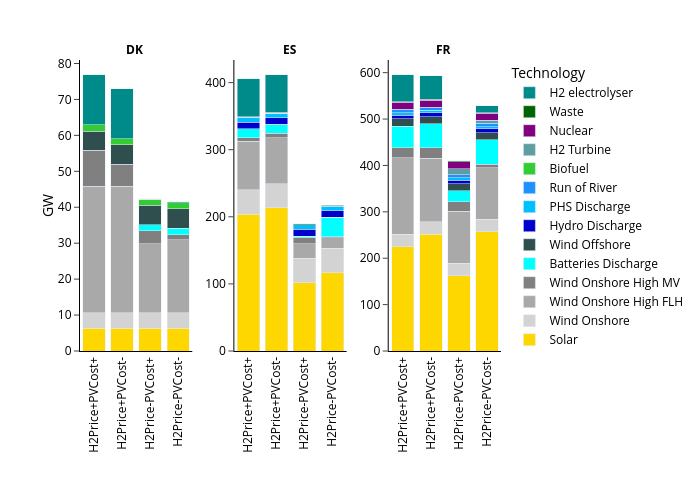

The cell this chart's notebook holds for it:
### Code cell
#bar-plot
fig = px.bar(df, x='scen', y='GW',facet_col="node",color="Technology",color_discrete_map=color_dict,facet_col_spacing=0.1)
fig.update_layout(barmode='stack',plot_bgcolor='rgba(0,0,0,0)',legend=dict(
            #y=0.5,
             traceorder="reversed",font_size=12
            ),width=700,
                height=490,font_size=12,font_color="black")
fig.update_yaxes(linecolor="black",title_standoff = 0.5,ticks='outside')
fig.update_xaxes(linecolor="black",title="")
fig.update_xaxes(tickangle=270)
fig.update_yaxes(showticklabels=True, matches=None)
for annotation in fig.layout.annotations:
    annotation.text = annotation.text.replace("node=", "")
for annotation in fig.layout.annotations:
    clean_text = annotation.text.replace("elec", "")
    annotation.text = f"<b>{clean_text}</b>"
fig.show()

### Figure 1 — Plotly figure (JSON) as saved in the notebook; plotly's stock layout.template omitted (floating-point values rounded to 4 significant figures)
{"data": [{"hovertemplate": "Technology=Solar<br>node=DK elec<br>scen=%{x}<br>GW=%{y}<extra></extra>", "legendgroup": "Solar", "marker": {"color": "gold", "pattern": {"shape": ""}}, "name": "Solar", "orientation": "v", "showlegend": true, "textposition": "auto", "type": "bar", "x": ["H2Price+PVCost+", "H2Price+PVCost-", "H2Price-PVCost+", "H2Price-PVCost-"], "xaxis": "x", "y": [6.362, 6.362, 6.362, 6.362], "yaxis": "y"}, {"hovertemplate": "Technology=Solar<br>node=ES elec<br>scen=%{x}<br>GW=%{y}<extra></extra>", "legendgroup": "Solar", "marker": {"color": "gold", "pattern": {"shape": ""}}, "name": "Solar", "orientation": "v", "showlegend": false, "textposition": "auto", "type": "bar", "x": ["H2Price+PVCost+", "H2Price+PVCost-", "H2Price-PVCost+", "H2Price-PVCost-"], "xaxis": "x2", "y": [204.1, 213.3, 102.0, 116.8], "yaxis": "y2"}, {"hovertemplate": "Technology=Solar<br>node=FR elec<br>scen=%{x}<br>GW=%{y}<extra></extra>", "legendgroup": "Solar", "marker": {"color": "gold", "pattern": {"shape": ""}}, "name": "Solar", "orientation": "v", "showlegend": false, "textposition": "auto", "type": "bar", "x": ["H2Price+PVCost+", "H2Price+PVCost-", "H2Price-PVCost+", "H2Price-PVCost-"], "xaxis": "x3", "y": [224.5, 251.2, 161.7, 257.6], "yaxis": "y3"}, {"hovertemplate": "Technology=Wind Onshore<br>node=DK elec<br>scen=%{x}<br>GW=%{y}<extra></extra>", "legendgroup": "Wind Onshore", "marker": {"color": "lightgrey", "pattern": {"shape": ""}}, "name": "Wind Onshore", "orientation": "v", "showlegend": true, "textposition": "auto", "type": "bar", "x": ["H2Price+PVCost+", "H2Price+PVCost-", "H2Price-PVCost+", "H2Price-PVCost-"], "xaxis": "x", "y": [4.237, 4.237, 4.237, 4.237], "yaxis": "y"}, {"hovertemplate": "Technology=Wind Onshore<br>node=ES elec<br>scen=%{x}<br>GW=%{y}<extra></extra>", "legendgroup": "Wind Onshore", "marker": {"color": "lightgrey", "pattern": {"shape": ""}}, "name": "Wind Onshore", "orientation": "v", "showlegend": false, "textposition": "auto", "type": "bar", "x": ["H2Price+PVCost+", "H2Price+PVCost-", "H2Price-PVCost+", "H2Price-PVCost-"], "xaxis": "x2", "y": [36.26, 36.26, 36.26, 36.26], "yaxis": "y2"}, {"hovertemplate": "Technology=Wind Onshore<br>node=FR elec<br>scen=%{x}<br>GW=%{y}<extra></extra>", "legendgroup": "Wind Onshore", "marker": {"color": "lightgrey", "pattern": {"shape": ""}}, "name": "Wind Onshore", "orientation": "v", "showlegend": false, "textposition": "auto", "type": "bar", "x": ["H2Price+PVCost+", "H2Price+PVCost-", "H2Price-PVCost+", "H2Price-PVCost-"], "xaxis": "x3", "y": [26.95, 26.95, 26.95, 26.95], "yaxis": "y3"}, {"hovertemplate": "Technology=Wind Onshore High FLH<br>node=DK elec<br>scen=%{x}<br>GW=%{y}<extra></extra>", "legendgroup": "Wind Onshore High FLH", "marker": {"color": "darkgrey", "pattern": {"shape": ""}}, "name": "Wind Onshore High FLH", "orientation": "v", "showlegend": true, "textposition": "auto", "type": "bar", "x": ["H2Price+PVCost+", "H2Price+PVCost-", "H2Price-PVCost+", "H2Price-PVCost-"], "xaxis": "x", "y": [35.3, 35.3, 19.27, 20.32], "yaxis": "y"}, {"hovertemplate": "Technology=Wind Onshore High FLH<br>node=ES elec<br>scen=%{x}<br>GW=%{y}<extra></extra>", "legendgroup": "Wind Onshore High FLH", "marker": {"color": "darkgrey", "pattern": {"shape": ""}}, "name": "Wind Onshore High FLH", "orientation": "v", "showlegend": false, "textposition": "auto", "type": "bar", "x": ["H2Price+PVCost+", "H2Price+PVCost-", "H2Price-PVCost+", "H2Price-PVCost-"], "xaxis": "x2", "y": [71.89, 68.39, 21.43, 16.01], "yaxis": "y2"}, {"hovertemplate": "Technology=Wind Onshore High FLH<br>node=FR elec<br>scen=%{x}<br>GW=%{y}<extra></extra>", "legendgroup": "Wind Onshore High FLH", "marker": {"color": "darkgrey", "pattern": {"shape": ""}}, "name": "Wind Onshore High FLH", "orientation": "v", "showlegend": false, "textposition": "auto", "type": "bar", "x": ["H2Price+PVCost+", "H2Price+PVCost-", "H2Price-PVCost+", "H2Price-PVCost-"], "xaxis": "x3", "y": [164.7, 137.4, 112.4, 110.3], "yaxis": "y3"}, {"hovertemplate": "Technology=Wind Onshore High MV<br>node=DK elec<br>scen=%{x}<br>GW=%{y}<extra></extra>", "legendgroup": "Wind Onshore High MV", "marker": {"color": "grey", "pattern": {"shape": ""}}, "name": "Wind Onshore High MV", "orientation": "v", "showlegend": true, "textposition": "auto", "type": "bar", "x": ["H2Price+PVCost+", "H2Price+PVCost-", "H2Price-PVCost+", "H2Price-PVCost-"], "xaxis": "x", "y": [9.908, 6.11, 3.587, 1.455], "yaxis": "y"}, {"hovertemplate": "Technology=Wind Onshore High MV<br>node=ES elec<br>scen=%{x}<br>GW=%{y}<extra></extra>", "legendgroup": "Wind Onshore High MV", "marker": {"color": "grey", "pattern": {"shape": ""}}, "name": "Wind Onshore High MV", "orientation": "v", "showlegend": false, "textposition": "auto", "type": "bar", "x": ["H2Price+PVCost+", "H2Price+PVCost-", "H2Price-PVCost+", "H2Price-PVCost-"], "xaxis": "x2", "y": [5.668, 6.201, 8.948, 1.482], "yaxis": "y2"}, {"hovertemplate": "Technology=Wind Onshore High MV<br>node=FR elec<br>scen=%{x}<br>GW=%{y}<extra></extra>", "legendgroup": "Wind Onshore High MV", "marker": {"color": "grey", "pattern": {"shape": ""}}, "name": "Wind Onshore High MV", "orientation": "v", "showlegend": false, "textposition": "auto", "type": "bar", "x": ["H2Price+PVCost+", "H2Price+PVCost-", "H2Price-PVCost+", "H2Price-PVCost-"], "xaxis": "x3", "y": [21.96, 22.8, 20.75, 7.23], "yaxis": "y3"}, {"hovertemplate": "Technology=Batteries Discharge<br>node=DK elec<br>scen=%{x}<br>GW=%{y}<extra></extra>", "legendgroup": "Batteries Discharge", "marker": {"color": "cyan", "pattern": {"shape": ""}}, "name": "Batteries Discharge", "orientation": "v", "showlegend": true, "textposition": "auto", "type": "bar", "x": ["H2Price-PVCost+", "H2Price-PVCost-"], "xaxis": "x", "y": [1.699, 1.834], "yaxis": "y"}, {"hovertemplate": "Technology=Batteries Discharge<br>node=ES elec<br>scen=%{x}<br>GW=%{y}<extra></extra>", "legendgroup": "Batteries Discharge", "marker": {"color": "cyan", "pattern": {"shape": ""}}, "name": "Batteries Discharge", "orientation": "v", "showlegend": false, "textposition": "auto", "type": "bar", "x": ["H2Price+PVCost+", "H2Price+PVCost-", "H2Price-PVCost+", "H2Price-PVCost-"], "xaxis": "x2", "y": [13.06, 13.22, 2.5, 28.69], "yaxis": "y2"}, {"hovertemplate": "Technology=Batteries Discharge<br>node=FR elec<br>scen=%{x}<br>GW=%{y}<extra></extra>", "legendgroup": "Batteries Discharge", "marker": {"color": "cyan", "pattern": {"shape": ""}}, "name": "Batteries Discharge", "orientation": "v", "showlegend": false, "textposition": "auto", "type": "bar", "x": ["H2Price+PVCost+", "H2Price+PVCost-", "H2Price-PVCost+", "H2Price-PVCost-"], "xaxis": "x3", "y": [46.72, 51.34, 23.86, 52.95], "yaxis": "y3"}, {"hovertemplate": "Technology=Wind Offshore<br>node=DK elec<br>scen=%{x}<br>GW=%{y}<extra></extra>", "legendgroup": "Wind Offshore", "marker": {"color": "darkslategrey", "pattern": {"shape": ""}}, "name": "Wind Offshore", "orientation": "v", "showlegend": true, "textposition": "auto", "type": "bar", "x": ["H2Price+PVCost+", "H2Price+PVCost-", "H2Price-PVCost+", "H2Price-PVCost-"], "xaxis": "x", "y": [5.34, 5.34, 5.34, 5.34], "yaxis": "y"}, {"hovertemplate": "Technology=Wind Offshore<br>node=ES elec<br>scen=%{x}<br>GW=%{y}<extra></extra>", "legendgroup": "Wind Offshore", "marker": {"color": "darkslategrey", "pattern": {"shape": ""}}, "name": "Wind Offshore", "orientation": "v", "showlegend": false, "textposition": "auto", "type": "bar", "x": ["H2Price+PVCost+", "H2Price+PVCost-", "H2Price-PVCost+", "H2Price-PVCost-"], "xaxis": "x2", "y": [0.2, 0.2, 0.2, 0.2], "yaxis": "y2"}, {"hovertemplate": "Technology=Wind Offshore<br>node=FR elec<br>scen=%{x}<br>GW=%{y}<extra></extra>", "legendgroup": "Wind Offshore", "marker": {"color": "darkslategrey", "pattern": {"shape": ""}}, "name": "Wind Offshore", "orientation": "v", "showlegend": false, "textposition": "auto", "type": "bar", "x": ["H2Price+PVCost+", "H2Price+PVCost-", "H2Price-PVCost+", "H2Price-PVCost-"], "xaxis": "x3", "y": [15.64, 15.64, 14.54, 15.64], "yaxis": "y3"}, {"hovertemplate": "Technology=Hydro Discharge<br>node=ES elec<br>scen=%{x}<br>GW=%{y}<extra></extra>", "legendgroup": "Hydro Discharge", "marker": {"color": "mediumblue", "pattern": {"shape": ""}}, "name": "Hydro Discharge", "orientation": "v", "showlegend": true, "textposition": "auto", "type": "bar", "x": ["H2Price+PVCost+", "H2Price+PVCost-", "H2Price-PVCost+", "H2Price-PVCost-"], "xaxis": "x2", "y": [9.829, 9.829, 9.829, 9.829], "yaxis": "y2"}, {"hovertemplate": "Technology=Hydro Discharge<br>node=FR elec<br>scen=%{x}<br>GW=%{y}<extra></extra>", "legendgroup": "Hydro Discharge", "marker": {"color": "mediumblue", "pattern": {"shape": ""}}, "name": "Hydro Discharge", "orientation": "v", "showlegend": false, "textposition": "auto", "type": "bar", "x": ["H2Price+PVCost+", "H2Price+PVCost-", "H2Price-PVCost+", "H2Price-PVCost-"], "xaxis": "x3", "y": [8.23, 8.23, 8.23, 8.23], "yaxis": "y3"}, {"hovertemplate": "Technology=PHS Discharge<br>node=ES elec<br>scen=%{x}<br>GW=%{y}<extra></extra>", "legendgroup": "PHS Discharge", "marker": {"color": "deepskyblue", "pattern": {"shape": ""}}, "name": "PHS Discharge", "orientation": "v", "showlegend": true, "textposition": "auto", "type": "bar", "x": ["H2Price+PVCost+", "H2Price+PVCost-", "H2Price-PVCost+", "H2Price-PVCost-"], "xaxis": "x2", "y": [6.858, 6.858, 6.858, 6.858], "yaxis": "y2"}, {"hovertemplate": "Technology=PHS Discharge<br>node=FR elec<br>scen=%{x}<br>GW=%{y}<extra></extra>", "legendgroup": "PHS Discharge", "marker": {"color": "deepskyblue", "pattern": {"shape": ""}}, "name": "PHS Discharge", "orientation": "v", "showlegend": false, "textposition": "auto", "type": "bar", "x": ["H2Price+PVCost+", "H2Price+PVCost-", "H2Price-PVCost+", "H2Price-PVCost-"], "xaxis": "x3", "y": [4.976, 4.976, 4.976, 4.976], "yaxis": "y3"}, {"hovertemplate": "Technology=Run of River<br>node=ES elec<br>scen=%{x}<br>GW=%{y}<extra></extra>", "legendgroup": "Run of River", "marker": {"color": "dodgerblue", "pattern": {"shape": ""}}, "name": "Run of River", "orientation": "v", "showlegend": true, "textposition": "auto", "type": "bar", "x": ["H2Price+PVCost+", "H2Price+PVCost-", "H2Price-PVCost+", "H2Price-PVCost-"], "xaxis": "x2", "y": [0.147, 0.147, 0.147, 0.147], "yaxis": "y2"}, {"hovertemplate": "Technology=Run of River<br>node=FR elec<br>scen=%{x}<br>GW=%{y}<extra></extra>", "legendgroup": "Run of River", "marker": {"color": "dodgerblue", "pattern": {"shape": ""}}, "name": "Run of River", "orientation": "v", "showlegend": false, "textposition": "auto", "type": "bar", "x": ["H2Price+PVCost+", "H2Price+PVCost-", "H2Price-PVCost+", "H2Price-PVCost-"], "xaxis": "x3", "y": [7.0, 7.0, 7.0, 7.0], "yaxis": "y3"}, {"hovertemplate": "Technology=Biofuel<br>node=DK elec<br>scen=%{x}<br>GW=%{y}<extra></extra>", "legendgroup": "Biofuel", "marker": {"color": "limegreen", "pattern": {"shape": ""}}, "name": "Biofuel", "orientation": "v", "showlegend": true, "textposition": "auto", "type": "bar", "x": ["H2Price+PVCost+", "H2Price+PVCost-", "H2Price-PVCost+", "H2Price-PVCost-"], "xaxis": "x", "y": [1.753, 1.753, 1.753, 1.753], "yaxis": "y"}, {"hovertemplate": "Technology=H2 Turbine<br>node=FR elec<br>scen=%{x}<br>GW=%{y}<extra></extra>", "legendgroup": "H2 Turbine", "marker": {"color": "cadetblue", "pattern": {"shape": ""}}, "name": "H2 Turbine", "orientation": "v", "showlegend": true, "textposition": "auto", "type": "bar", "x": ["H2Price-PVCost+", "H2Price-PVCost-"], "xaxis": "x3", "y": [12.31, 6.177], "yaxis": "y3"}, {"hovertemplate": "Technology=Nuclear<br>node=FR elec<br>scen=%{x}<br>GW=%{y}<extra></extra>", "legendgroup": "Nuclear", "marker": {"color": "purple", "pattern": {"shape": ""}}, "name": "Nuclear", "orientation": "v", "showlegend": true, "textposition": "auto", "type": "bar", "x": ["H2Price+PVCost+", "H2Price+PVCost-", "H2Price-PVCost+", "H2Price-PVCost-"], "xaxis": "x3", "y": [15.21, 15.21, 15.21, 15.21], "yaxis": "y3"}, {"hovertemplate": "Technology=Waste<br>node=DK elec<br>scen=%{x}<br>GW=%{y}<extra></extra>", "legendgroup": "Waste", "marker": {"color": "darkgreen", "pattern": {"shape": ""}}, "name": "Waste", "orientation": "v", "showlegend": true, "textposition": "auto", "type": "bar", "x": ["H2Price+PVCost+", "H2Price+PVCost-", "H2Price-PVCost+", "H2Price-PVCost-"], "xaxis": "x", "y": [0.005445, 0.005445, 0.005445, 0.005445], "yaxis": "y"}, {"hovertemplate": "Technology=Waste<br>node=ES elec<br>scen=%{x}<br>GW=%{y}<extra></extra>", "legendgroup": "Waste", "marker": {"color": "darkgreen", "pattern": {"shape": ""}}, "name": "Waste", "orientation": "v", "showlegend": false, "textposition": "auto", "type": "bar", "x": ["H2Price+PVCost+", "H2Price+PVCost-", "H2Price-PVCost+", "H2Price-PVCost-"], "xaxis": "x2", "y": [1.298, 1.298, 1.298, 1.298], "yaxis": "y2"}, {"hovertemplate": "Technology=Waste<br>node=FR elec<br>scen=%{x}<br>GW=%{y}<extra></extra>", "legendgroup": "Waste", "marker": {"color": "darkgreen", "pattern": {"shape": ""}}, "name": "Waste", "orientation": "v", "showlegend": false, "textposition": "auto", "type": "bar", "x": ["H2Price+PVCost+", "H2Price+PVCost-", "H2Price-PVCost+", "H2Price-PVCost-"], "xaxis": "x3", "y": [1.793, 1.793, 1.793, 1.793], "yaxis": "y3"}, {"hovertemplate": "Technology=H2 electrolyser<br>node=DK elec<br>scen=%{x}<br>GW=%{y}<extra></extra>", "legendgroup": "H2 electrolyser", "marker": {"color": "darkcyan", "pattern": {"shape": ""}}, "name": "H2 electrolyser", "orientation": "v", "showlegend": true, "textposition": "auto", "type": "bar", "x": ["H2Price+PVCost+", "H2Price+PVCost-", "H2Price-PVCost+", "H2Price-PVCost-"], "xaxis": "x", "y": [14.01, 13.89, 0.138, 0.264], "yaxis": "y"}, {"hovertemplate": "Technology=H2 electrolyser<br>node=ES elec<br>scen=%{x}<br>GW=%{y}<extra></extra>", "legendgroup": "H2 electrolyser", "marker": {"color": "darkcyan", "pattern": {"shape": ""}}, "name": "H2 electrolyser", "orientation": "v", "showlegend": false, "textposition": "auto", "type": "bar", "x": ["H2Price+PVCost+", "H2Price+PVCost-"], "xaxis": "x2", "y": [56.09, 56.3], "yaxis": "y2"}, {"hovertemplate": "Technology=H2 electrolyser<br>node=FR elec<br>scen=%{x}<br>GW=%{y}<extra></extra>", "legendgroup": "H2 electrolyser", "marker": {"color": "darkcyan", "pattern": {"shape": ""}}, "name": "H2 electrolyser", "orientation": "v", "showlegend": false, "textposition": "auto", "type": "bar", "x": ["H2Price+PVCost+", "H2Price+PVCost-", "H2Price-PVCost-"], "xaxis": "x3", "y": [58.23, 50.55, 14.99], "yaxis": "y3"}], "layout": {"annotations": [{"font": {}, "showarrow": false, "text": "<b>DK </b>", "x": 0.1333, "xanchor": "center", "xref": "paper", "y": 1, "yanchor": "bottom", "yref": "paper"}, {"font": {}, "showarrow": false, "text": "<b>ES </b>", "x": 0.5, "xanchor": "center", "xref": "paper", "y": 1, "yanchor": "bottom", "yref": "paper"}, {"font": {}, "showarrow": false, "text": "<b>FR </b>", "x": 0.8667, "xanchor": "center", "xref": "paper", "y": 1, "yanchor": "bottom", "yref": "paper"}], "barmode": "stack", "font": {"color": "black", "size": 12}, "height": 490, "legend": {"font": {"size": 12}, "title": {"text": "Technology"}, "tracegroupgap": 0, "traceorder": "reversed"}, "margin": {"t": 60}, "plot_bgcolor": "rgba(0,0,0,0)", "width": 700, "xaxis": {"anchor": "y", "domain": [0, 0.2667], "linecolor": "black", "tickangle": -90, "title": {"text": ""}}, "xaxis2": {"anchor": "y2", "domain": [0.3667, 0.6333], "linecolor": "black", "matches": "x", "tickangle": -90, "title": {"text": ""}}, "xaxis3": {"anchor": "y3", "domain": [0.7333, 1], "linecolor": "black", "matches": "x", "tickangle": -90, "title": {"text": ""}}, "yaxis": {"anchor": "x", "domain": [0, 1], "linecolor": "black", "showticklabels": true, "ticks": "outside", "title": {"standoff": 0.5, "text": "GW"}}, "yaxis2": {"anchor": "x2", "domain": [0, 1], "linecolor": "black", "showticklabels": true, "ticks": "outside", "title": {"standoff": 0.5}}, "yaxis3": {"anchor": "x3", "domain": [0, 1], "linecolor": "black", "showticklabels": true, "ticks": "outside", "title": {"standoff": 0.5}}}}
